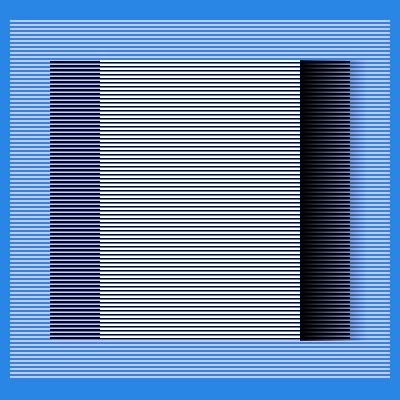
Frame 1 (no input)
Frame 60 (the mouse pressed at the canvas centre just before this capture): identical to frame 1, image omitted
Frame 120 (the mouse held since frame 60 and released just before this capture): identical to frame 1, image omitted

The Processing sketch that drew this single still picture (run headless with seeded random() and noise(); from frame 60 on, the mouse is pressed at the canvas centre):

// Processing sketch: degradeConLinea
// ── degradeConLinea.pde
void setup() {
  size(400, 400);
  noStroke();
}

void draw() {
  noStroke();
  if(devolverValor(mouseY)){
    background(42, 134, map(mouseY,height/2, height, 100,255));

  } else {
  
    background(42, 134, 229);
}
  for (int j = 0; j < 3; j++) {

    if (j == 0) {

      for (int i = 0; i < 90; i++) {
        fill(200, 200, 255);
        rect(10, (4 * i) + height/20, width-width/20, 2);
      }
    } else if (j == 1) {
      for (int i = 15; i < 85; i++) {
        fill(0);
        rect(width/8, (4 * i) + 1, width-width/4, 2);
      }
    } else if (j == 2) {
      for (int i = 15; i < 85; i++) {
        fill(255, 255, 255);
        rect(width/4, (4 * i), width/2, 2);
      }
      for (int i = 300; i < width-width/12; i++) {
        stroke(0, map(i, 300, width-width/12, 255, 0));
        line(i, 60, i, height-60);
      }
    }
  }
}

boolean devolverValor(float mY){
   if(mY > height/2){
       return true;

   }else {
          return false;
   }
}
